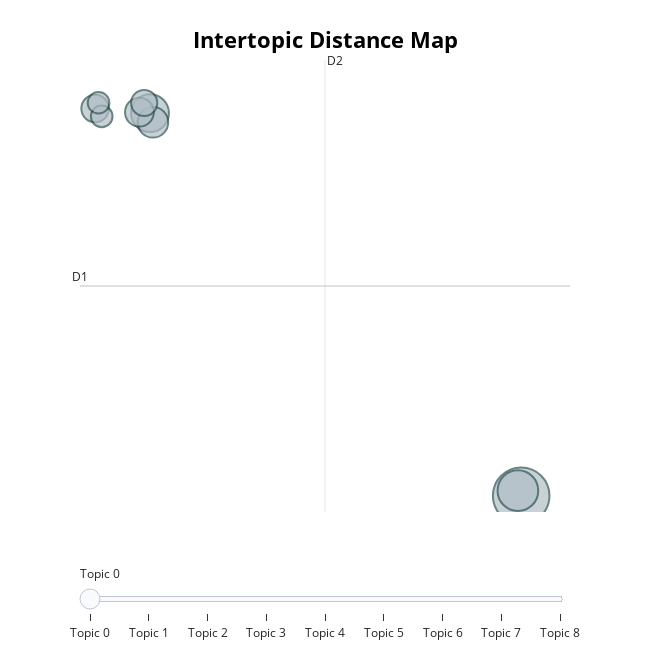

The cell this chart's notebook holds for it:
### Code cell
topic_model = BERTopic(embedding_model=nlp, vectorizer_model=vectorizer_model)
topics, probs = topic_model.fit_transform(obituaries)

fig = topic_model.visualize_topics()
fig.show()

### Figure 1 — Plotly figure (JSON) as saved in the notebook; plotly's stock layout.template omitted (floating-point values rounded to 4 significant figures)
{"data": [{"customdata": [[0, "mr | new | said | years | miss", 89], [1, "mr | said | years | new | miss", 46], [2, "mr | president | dr | grant | said", 40], [3, "war | soviet | hitler | general | mr", 26], [4, "dr | university | harrison | shaw | new", 23], [5, "miss | mrs | women | years | kennedy", 21], [6, "mr | president | dulles | hill | smith", 19], [7, "said | plath | qiu | women | freud", 13], [8, "baseball | louis | ruth | babe | dempsey", 13]], "hovertemplate": "<b>Topic %{customdata[0]}</b><br>%{customdata[1]}<br>Size: %{customdata[2]}", "legendgroup": "", "marker": {"color": "#B0BEC5", "line": {"color": "DarkSlateGrey", "width": 2}, "size": [89, 46, 40, 26, 23, 21, 19, 13, 13], "sizemode": "area", "sizeref": 0.05563, "symbol": "circle"}, "mode": "markers", "name": "", "orientation": "v", "showlegend": false, "type": "scatter", "x": [27.43, 27.15, -3.855, -3.605, -4.744, -8.48, -4.342, -7.922, -8.19], "xaxis": "x", "y": [-5.816, -5.539, 14.78, 14.28, 14.82, 15.02, 15.32, 14.6, 15.33], "yaxis": "y"}], "layout": {"annotations": [{"showarrow": false, "text": "D1", "x": -9.752, "y": 5.473, "yshift": 10}, {"showarrow": false, "text": "D2", "x": 10.9, "xshift": 10, "y": 17.63}], "height": 650, "hoverlabel": {"bgcolor": "white", "font": {"family": "Rockwell", "size": 16}}, "legend": {"itemsizing": "constant", "tracegroupgap": 0}, "margin": {"t": 60}, "shapes": [{"line": {"color": "#CFD8DC", "width": 2}, "type": "line", "x0": 10.9, "x1": 10.9, "y0": -6.688, "y1": 17.63}, {"line": {"color": "#9E9E9E", "width": 2}, "type": "line", "x0": -9.752, "x1": 31.54, "y0": 5.473, "y1": 5.473}], "sliders": [{"active": 0, "pad": {"t": 50}, "steps": [{"args": [{"marker.color": [["red", "#B0BEC5", "#B0BEC5", "#B0BEC5", "#B0BEC5", "#B0BEC5", "#B0BEC5", "#B0BEC5", "#B0BEC5"]]}], "label": "Topic 0", "method": "update"}, {"args": [{"marker.color": [["#B0BEC5", "red", "#B0BEC5", "#B0BEC5", "#B0BEC5", "#B0BEC5", "#B0BEC5", "#B0BEC5", "#B0BEC5"]]}], "label": "Topic 1", "method": "update"}, {"args": [{"marker.color": [["#B0BEC5", "#B0BEC5", "red", "#B0BEC5", "#B0BEC5", "#B0BEC5", "#B0BEC5", "#B0BEC5", "#B0BEC5"]]}], "label": "Topic 2", "method": "update"}, {"args": [{"marker.color": [["#B0BEC5", "#B0BEC5", "#B0BEC5", "red", "#B0BEC5", "#B0BEC5", "#B0BEC5", "#B0BEC5", "#B0BEC5"]]}], "label": "Topic 3", "method": "update"}, {"args": [{"marker.color": [["#B0BEC5", "#B0BEC5", "#B0BEC5", "#B0BEC5", "red", "#B0BEC5", "#B0BEC5", "#B0BEC5", "#B0BEC5"]]}], "label": "Topic 4", "method": "update"}, {"args": [{"marker.color": [["#B0BEC5", "#B0BEC5", "#B0BEC5", "#B0BEC5", "#B0BEC5", "red", "#B0BEC5", "#B0BEC5", "#B0BEC5"]]}], "label": "Topic 5", "method": "update"}, {"args": [{"marker.color": [["#B0BEC5", "#B0BEC5", "#B0BEC5", "#B0BEC5", "#B0BEC5", "#B0BEC5", "red", "#B0BEC5", "#B0BEC5"]]}], "label": "Topic 6", "method": "update"}, {"args": [{"marker.color": [["#B0BEC5", "#B0BEC5", "#B0BEC5", "#B0BEC5", "#B0BEC5", "#B0BEC5", "#B0BEC5", "red", "#B0BEC5"]]}], "label": "Topic 7", "method": "update"}, {"args": [{"marker.color": [["#B0BEC5", "#B0BEC5", "#B0BEC5", "#B0BEC5", "#B0BEC5", "#B0BEC5", "#B0BEC5", "#B0BEC5", "red"]]}], "label": "Topic 8", "method": "update"}]}], "title": {"font": {"color": "Black", "size": 22}, "text": "<b>Intertopic Distance Map</b>", "x": 0.5, "xanchor": "center", "y": 0.95, "yanchor": "top"}, "width": 650, "xaxis": {"anchor": "y", "domain": [0, 1], "range": [-9.752, 31.54], "title": {"text": ""}, "visible": false}, "yaxis": {"anchor": "x", "domain": [0, 1], "range": [-6.688, 17.63], "title": {"text": ""}, "visible": false}}}
